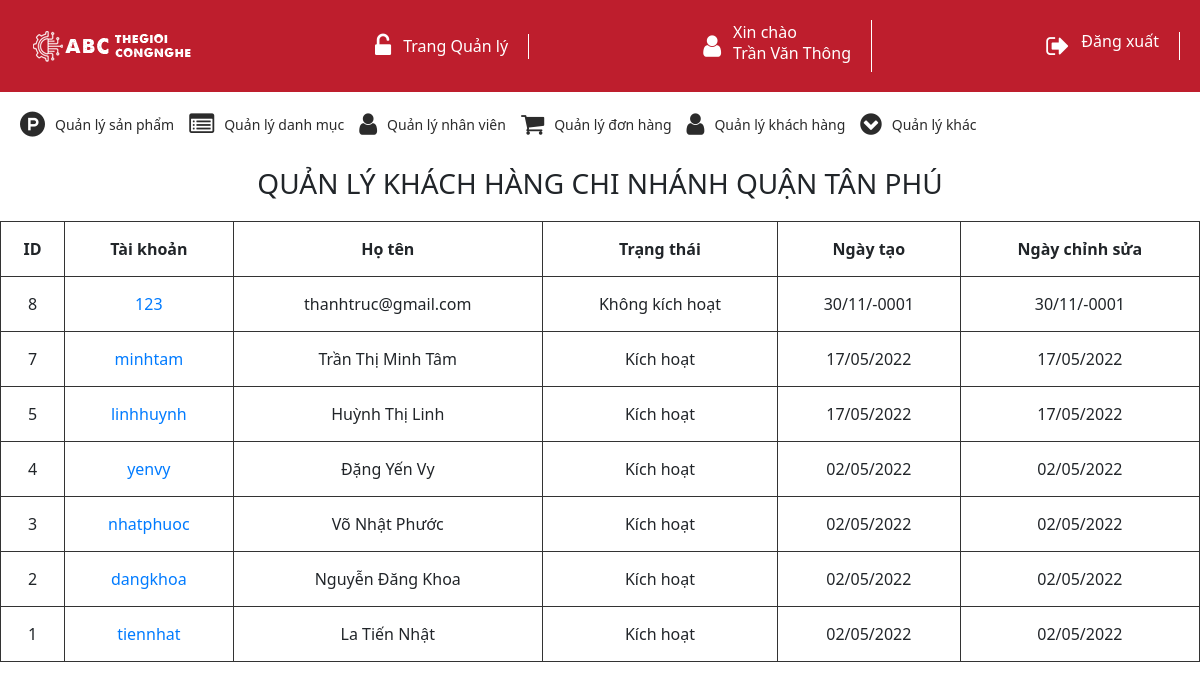
Page /admin/user/list.php (signed in) on the committed database.
### tables this page shows
CREATE TABLE `tbl_chinhanh` (
  `chinhanh_id` int(11) NOT NULL,
  `tenchinhanh` varchar(255) NOT NULL
);

CREATE TABLE `tbl_user` (
  `user_id` int(11) NOT NULL,
  `username` varchar(32) NOT NULL,
  `password` varchar(32) NOT NULL,
  `fullname` varchar(100) NOT NULL,
  `email` varchar(100) NOT NULL,
  `status` tinyint(1) NOT NULL,
  `created` date NOT NULL,
  `modified` date NOT NULL
);

### admin/user/list.php (called while the page is built, shortened)
<?php
    require '../../libraries/connect.php';
    require '../../models/user.php';
    require '../../models/chitietphanquyen.php';
    require '../../models/chinhanh.php';
    $maAdmin = $_SESSION['admin']['admin_id'];
    $chinhanh_id = $_SESSION['admin']['chinhanh_id'];
    $maPhanQuyen = 7;
    if(!get_phanquyen_to_access_by_admin($maAdmin ,$maPhanQuyen ,$connect))
        header('location:../error/display.php');
    $maPhanQuyenSuaKhachHang = 10;
    $suaKhachHang = get_phanquyen_to_access_by_admin($maAdmin ,$maPhanQuyenSuaKhachHang ,$connect);
    $user_list = get_user_list($connect);
    $tenchinhanh = get_tenchinhanh_by_chinhanh_id($chinhanh_id, $connect);
    require '../../views/admin/user/list.tpl.php';
?>

### models/chinhanh.php (called while the page is built, shortened)
<?php
    function get_tenchinhanh_by_chinhanh_id($chinhanh_id, $connect)
    {
        $sql = "SELECT * FROM tbl_chinhanh WHERE chinhanh_id = $chinhanh_id";
        $query =  mysqli_query($connect, $sql);
        $get_chinhanh = mysqli_fetch_assoc($query);
        return $get_chinhanh['tenchinhanh'];
    }
?>

### models/user.php (called while the page is built, shortened)
<?php
    function get_user_list($connect)
    {
        $sql = "SELECT * FROM tbl_user ORDER BY user_id DESC";
        return mysqli_query($connect, $sql);
    }
?>

### models/chitietphanquyen.php (called while the page is built)
<?php
    function get_phanquyen_to_access_by_admin($maAdmin, $maPhanQuyen, $connect)
    {
        $sql = "SELECT COUNT(*) as COQUYEN FROM tbl_chitietphanquyen as ctpq, tbl_vaitro as vt, tbl_admin as admin WHERE admin.vaitro_id = vt.vaitro_id AND ctpq.vaitro_id = vt.vaitro_id and ctpq.phanquyen_id = $maPhanQuyen and admin.admin_id = $maAdmin";
        $query = mysqli_query($connect, $sql);
        $get_co_quyen = mysqli_fetch_assoc($query);
        $co_quyen = $get_co_quyen['COQUYEN'];
        if($co_quyen == 1)
            return true;
        else
            return false;
    }
?>

### views/admin/user/list.tpl.php (the view, shortened to what this page needs)
<!DOCTYPE html>
<html>
<head>
<link rel="stylesheet" href="https://stackpath.bootstrapcdn.com/bootstrap/4.3.1/css/bootstrap.min.css">
<link rel="stylesheet" href="https://maxcdn.bootstrapcdn.com/font-awesome/4.7.0/css/font-awesome.min.css">
<link rel="stylesheet" href="../../templates/admin/common/menu.css">
<link rel="stylesheet" href="../../templates/admin/common/table.css">
</head>
<body>
<?php require '../../views/admin/common/menu.tpl.php'; ?>
<h3 class="title">QUẢN LÝ khách hàng <?php echo $tenchinhanh; ?></h3>
<table width="100%" cellpadding="10">
    <tr>
        <th>ID</th>
        <th>Tài khoản</th>
        <th>Họ tên</th>
        <th>Trạng thái</th>
        <th>Ngày tạo</th>
        <th>Ngày chỉnh sửa</th>
    </tr>
    <?php while ($user = mysqli_fetch_assoc($user_list)): ?>
        <tr>
            <td>
                <?php echo $user['user_id']; ?>
            </td>
            <?php if($suaKhachHang): ?>
            <td>
                <a href="<?php echo SITE_URL . 'doan/admin/user/edit.php?user_id=' . $user['user_id']; ?>"><?php echo $user['username']; ?></a>
            </td>
            <?php else: ?>
            <td>
                <a href=""><?php echo $user['username']; ?></a>
            </td>
            <?php endif; ?>
            <td>
                <?php echo $user['fullname']; ?>
            </td>
            <td>
                <?php echo ($user['status'] == 1) ? 'Kích hoạt' : 'Không kích hoạt'; ?>
            </td>
            <td>
                <?php echo date('d/m/Y', strtotime($user['created'])); ?>
            </td>
            <td>
                <?php echo date('d/m/Y', strtotime($user['modified'])); ?>
            </td>
        </tr>
    <?php endwhile; ?>
</table>
</body>
</html>

### templates/admin/common/menu.css (style rules this page uses)
* { padding: 0; margin: 0; box-sizing: border-box; }
body { font-family: 'Segoe UI', Tahoma, Geneva, Verdana, sans-serif; }
:root { --main-color:#be1e2d; --white-color:#fff; }
h3.title { text-align:center; margin:10px 0px 20px 0px; text-transform: uppercase; }

### templates/admin/common/table.css (style rules this page uses)
table, th, td { border: 0.2px solid #333; border-collapse: collapse; text-align:center; }
th, td { padding: 15px 10px; }

### rows in the picture
tbl_chinhanh: tenchinhanh "CHI NHÁNH QUẬN TÂN PHÚ"
tbl_user: user_id "8", username "123", fullname "thanhtruc@gmail.com", status "Không kích hoạt", created "30/11/-0001", modified "30/11/-0001"
tbl_user: user_id "7", username "minhtam", fullname "Trần Thị Minh Tâm", status "Kích hoạt", created "17/05/2022", modified "17/05/2022"
tbl_user: user_id "5", username "linhhuynh", fullname "Huỳnh Thị Linh", status "Kích hoạt", created "17/05/2022", modified "17/05/2022"
tbl_user: user_id "4", username "yenvy", fullname "Đặng Yến Vy", status "Kích hoạt", created "02/05/2022", modified "02/05/2022"
tbl_user: user_id "3", username "nhatphuoc", fullname "Võ Nhật Phước", status "Kích hoạt", created "02/05/2022", modified "02/05/2022"
tbl_user: user_id "2", username "dangkhoa", fullname "Nguyễn Đăng Khoa", status "Kích hoạt", created "02/05/2022", modified "02/05/2022"
tbl_user: user_id "1", username "tiennhat", fullname "La Tiến Nhật", status "Kích hoạt", created "02/05/2022", modified "02/05/2022"

### other values in the picture
$_SESSION['admin']['fullname'] "Trần Văn Thông"
